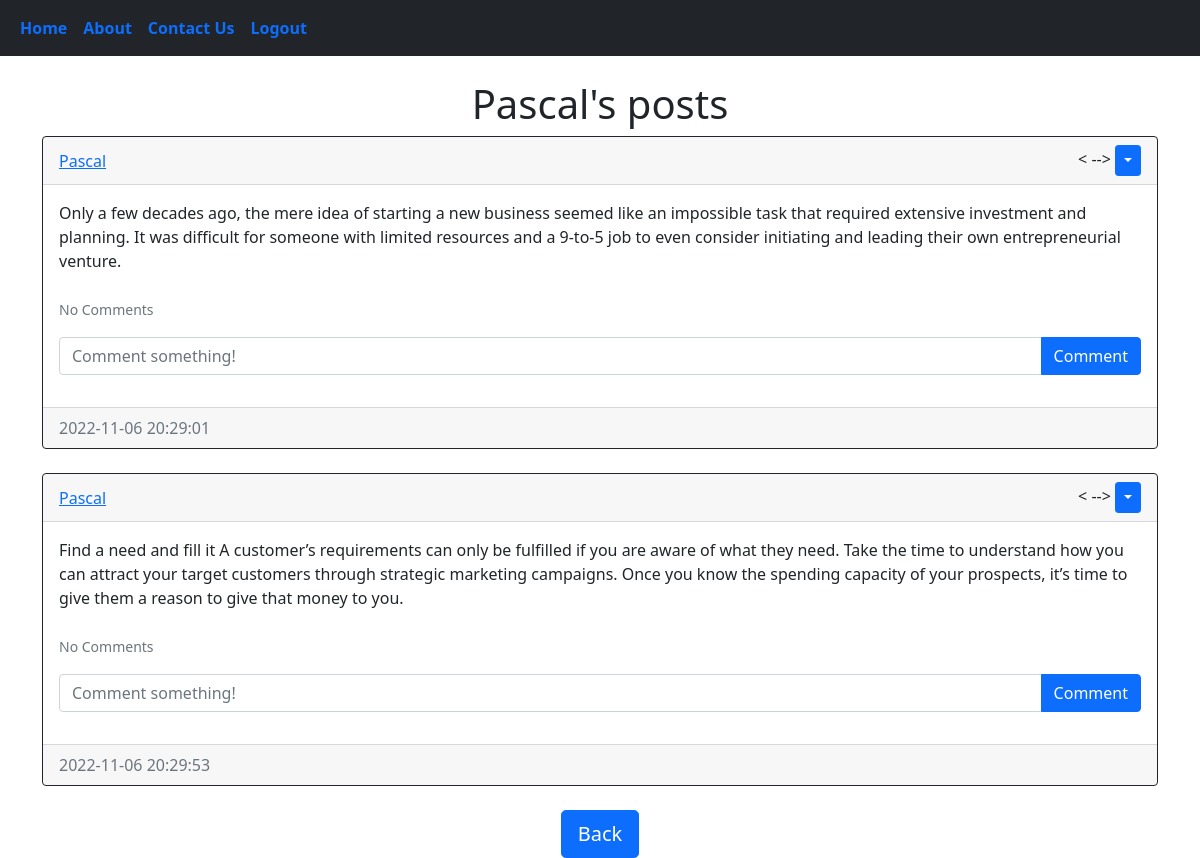
Screenshot of /posts/Pascal (signed in) with the database file from the repository.
### blog/models.py (models this page shows)
class User(db.Model, UserMixin):
    id = db.Column(db.Integer, primary_key=True)
    firstName = db.Column(db.String(150), unique=True)
    LastName = db.Column(db.String(150), unique=True)
    email = db.Column(db.String(150), unique=True)
    username = db.Column(db.String(150), unique=True)
    password = db.Column(db.String(150))
    date_created = db.Column(db.DateTime(timezone=True), default=func.now())
    posts = db.relationship('Post', backref='user', passive_deletes=True, )
    comments = db.relationship('Comment', backref='user', passive_deletes=True)

class Post(db.Model):
    id = db.Column(db.Integer, primary_key=True)
    text = db.Column(db.Text, nullable=False)
    date_created = db.Column(db.DateTime(timezone=True), default=func.now())
    author = db.Column(db.Integer, db.ForeignKey(
        'user.id', ondelete="CASCADE"), nullable=False)
    comments = db.relationship('Comment', backref='post', passive_deletes=True)

### blog/views.py (the view)
@views.route("/posts/<username>")
@login_required
def posts(username):
    user = User.query.filter_by(username=username).first()
    if not user:
        flash('No user with that username exists.', category='error')
        return redirect(url_for('views.home'))
    posts = Post.query.filter_by(author=user.id).all()
    return render_template("posts.html", user=current_user, posts=posts, username=username)

### blog/__init__.py (called while the page is built)
def create_app():
    app = Flask(__name__)
    app.config['SECRET_KEY'] = "helloworld"
    app.config['SQLALCHEMY_DATABASE_URI'] = f'sqlite:///{DB_NAME}'
    db.init_app(app)
    from .views import views
    from .auth import auth
    app.register_blueprint(views, url_prefix="/")
    app.register_blueprint(auth, url_prefix="/")
    from .models import User, Post, Comment, Contact
    with app.app_context():
        db.create_all()
    login_manager = LoginManager()
    login_manager.login_view = "auth.login"
    login_manager.init_app(app)
    @login_manager.user_loader
    def load_user(id):
         return User.query.get(int(id))
    return app

### blog/templates/posts.html (shortened to what this page needs)
{% extends "posts_div.html" %}  {% block header %} {{username}}'s posts {% endblock %} {% block footer %}
    <div align="center">
      <a href="/home"
        ><button type="button" class="btn btn-primary btn-lg">Back</button></a
      >
    </div>
    {% endblock %}

### blog/templates/posts_div.html (shortened to what this page needs)
{% extends "base.html" %} {% block title %}Home{% endblock %} {% block content
  %}<br>
  <h1 align="center">{% block header %}<b>SALEM CITY BLOG</b>{% endblock %}</h1>
  <div id="posts">
    {% for post in posts %}
    <div class="card border-dark">
      <div class="card-header d-flex justify-content-between align-items-center">
        <a href="/posts/{{post.user.username}}">{{post.user.username}}</a>
        <div>
          < {% if user.id == post.author %}-->
          <div class="btn-group">
            <button
              type="button"
              class="btn btn-sm btn-primary dropdown-toggle"
              data-bs-toggle="dropdown"
            ></button>
          </div>
          {% endif %}
        </div>
      </div>
      <div class="card-body">
        <div class="card-text">{{post.text}}</div>
        <br />
        <p class="card-text">
          {% if post.comments|length > 0 %}
          <a data-bs-toggle="collapse" href="#comments-{{post.id}}" role="button">
            <small>View {{post.comments|length}} Comments</small>
          </a>
          {% else %}
          <small class="text-muted">No Comments</small>
          {% endif %}
        </p>
        <form
          class="input-group mb-3"
          method="POST"
          action="/create-comment/{{post.id}}"
        >
          <input
            type="text"
            id="text"
            name="text"
            class="form-control"
            placeholder="Comment something!"
          />
          <button type="submit" class="btn btn-primary">Comment</button>
        </form>
      </div>
      <div class="card-footer text-muted">{{post.date_created}}</div>
    </div>
    <br/ > {% endfor %}
  </div>
  {% block footer %}{% endblock %} {% endblock %}

### rows the page displays
User: username "Pascal"
Post: user.username "Pascal", text "Only a few decades ago, the mere idea of starting a new business seemed like an impossible task that required extensive investment and planning. It was difficult for someone with limited resources and a 9-to-5 job to even consider initiating and leading their own entrepreneurial venture.", date_created "2022-11-06 20:29:01"
Post: user.username "Pascal", text "Find a need and fill it A customer’s requirements can only be fulfilled if you are aware of what they need. Take the time to understand how you can attract your target customers through strategic marketing campaigns. Once you know the spending capacity of your prospects, it’s time to give them a reason to give that money to you.", date_created "2022-11-06 20:29:53"
